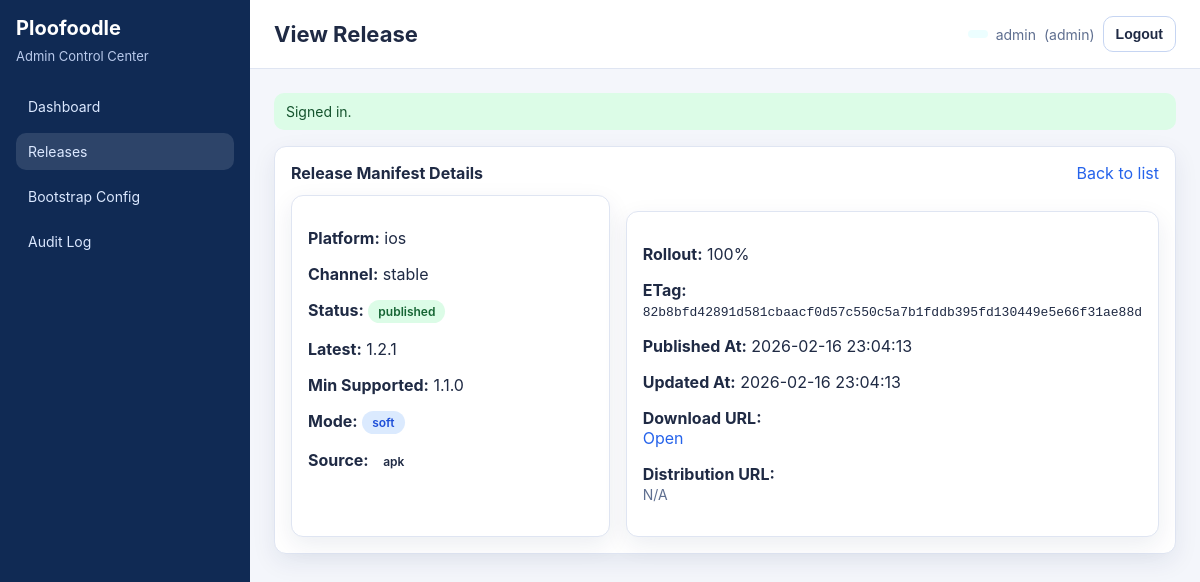
Before: /index.php?_route=/admin/releases/view&id=3 (signed in) with the older database file.
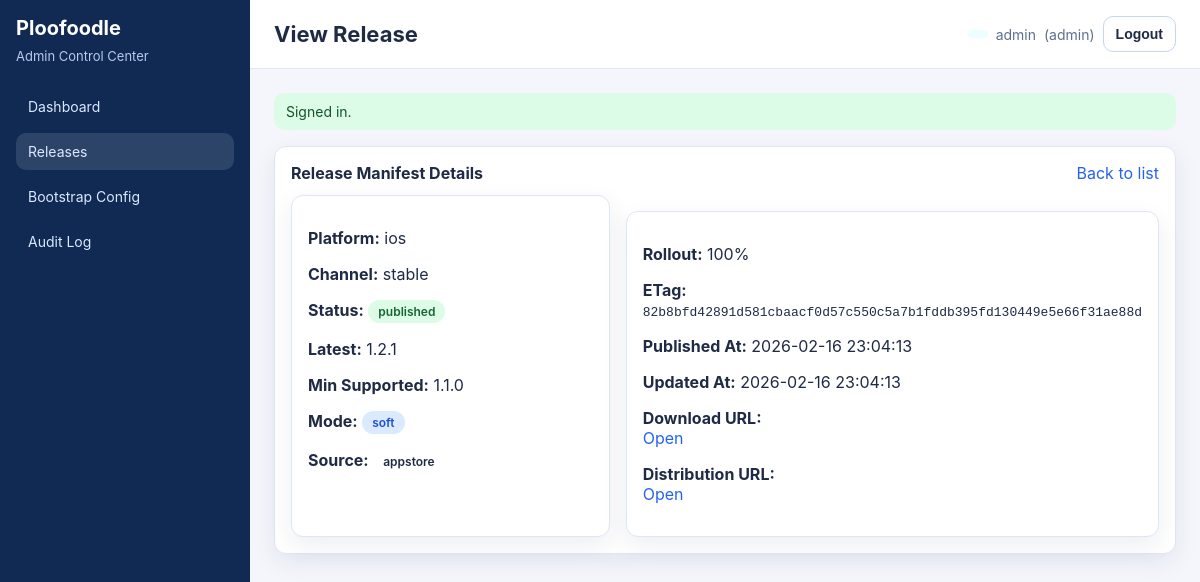
After: the same page with the newer database file.
### tables this page shows
CREATE TABLE IF NOT EXISTS admin_update_manifest (
  id BIGINT UNSIGNED AUTO_INCREMENT PRIMARY KEY,
  platform VARCHAR(20) NOT NULL DEFAULT 'android',
  channel VARCHAR(30) NOT NULL DEFAULT 'stable',
  status ENUM('draft','published') NOT NULL DEFAULT 'draft',
  schema_version INT UNSIGNED NOT NULL DEFAULT 1,
  latest_version VARCHAR(32) NOT NULL,
  min_supported_version VARCHAR(32) NOT NULL,
  update_mode ENUM('soft','hard') NOT NULL DEFAULT 'soft',
  update_source ENUM('apk','play','appstore','web') NOT NULL DEFAULT 'apk',
  download_url VARCHAR(500) NOT NULL,
  distribution_url VARCHAR(500) NULL,
  release_notes_url VARCHAR(500) NULL,
  sha256 VARCHAR(128) NULL,
  rollout_percent TINYINT UNSIGNED NOT NULL DEFAULT 100,
  cache_ttl_seconds INT UNSIGNED NOT NULL DEFAULT 3600,
  etag VARCHAR(64) NOT NULL,
  updated_by BIGINT UNSIGNED NULL,
  published_at TIMESTAMP NULL DEFAULT NULL,
  created_at TIMESTAMP NOT NULL DEFAULT CURRENT_TIMESTAMP,
  updated_at TIMESTAMP NOT NULL DEFAULT CURRENT_TIMESTAMP ON UPDATE CURRENT_TIMESTAMP,
  KEY idx_aum_platform_channel_status (platform, channel, status),
  KEY idx_aum_updated_at (updated_at),
  UNIQUE KEY uq_aum_draft (platform, channel, status),
  CONSTRAINT fk_aum_updated_by FOREIGN KEY (updated_by) REFERENCES admin_users(id)
    ON DELETE SET NULL
);

### src/Controllers/BaseController.php (called while the page is built, shortened)
<?php
abstract class BaseController
{
    protected function render(string $viewFile, array $vars = []): void
    {
        $viewPath = PLOO_BASE_PATH . '/src/Views/' . $viewFile;
        extract($vars, EXTR_SKIP);
        require $viewPath;
    }
}

### src/Controllers/AdminReleaseController.php (called while the page is built, shortened)
<?php
final class AdminReleaseController extends BaseController
{
    public function view(): void
    {
        $user = (new RequireAdminAuth())->handle();
        $id = (int)($this->request->query('id', '0') ?? '0');
        $row = $id > 0 ? (new UpdateManifestRepository(Db::pdo()))->findById($id) : null;
        $this->render('admin/releases/view.php', [
            'user' => $user,
            'flash' => \ploo_take_flash(),
            'csrfToken' => \ploo_csrf_token(),
            'row' => $row,
        ]);
    }
}

### src/Core/Router.php (called while the page is built, shortened)
<?php
final class Router
{
    private array $routes = [];
    public function get(string $path, array $handler): void
    {
        $this->routes['GET'][$path] = $handler;
    }
    public function post(string $path, array $handler): void
    {
        $this->routes['POST'][$path] = $handler;
    }
    public function dispatch(): void
    {
        $request = new Request();
        $response = new Response();
        $method = $request->method();
        $path = rtrim($request->path(), '/') ?: '/';
        $handler = $this->routes[$method][$path] ?? null;
        try {
            [$class, $action] = $handler;
            $controller = new $class($request, $response);
            $controller->{$action}();
        } catch (\Throwable $e) {
            $response->json(['success' => false, 'error' => 'Internal server error'], 500);
        }
    }
}

### public/index.php (called while the page is built, shortened)
<?php
require_once __DIR__ . '/../src/bootstrap.php';
$router = new Router();
$router->get('/', [AdminDashboardController::class, 'index']);
$router->get('/admin', [AdminDashboardController::class, 'index']);
$router->get('/auth/login', [AuthController::class, 'showLogin']);
$router->post('/auth/login', [AuthController::class, 'login']);
$router->post('/auth/logout', [AuthController::class, 'logout']);
$router->get('/admin/config', [AdminConfigController::class, 'index']);
$router->post('/admin/config', [AdminConfigController::class, 'saveOrPublish']);
$router->post('/admin/config/save-draft', [AdminConfigController::class, 'saveDraft']);
$router->post('/admin/config/publish', [AdminConfigController::class, 'publish']);
$router->post('/admin/config/reset-draft', [AdminConfigController::class, 'resetDraft']);
$router->post('/admin/config/delete-draft', [AdminConfigController::class, 'deleteDraft']);
$router->get('/admin/releases', [AdminReleaseController::class, 'index']);
$router->post('/admin/releases', [AdminReleaseController::class, 'saveOrPublish']);
$router->get('/admin/releases/create', [AdminReleaseController::class, 'create']);
$router->get('/admin/releases/view', [AdminReleaseController::class, 'view']);
$router->get('/admin/releases/edit', [AdminReleaseController::class, 'edit']);
$router->post('/admin/releases/publish', [AdminReleaseController::class, 'publish']);
$router->post('/admin/releases/unpublish', [AdminReleaseController::class, 'unpublish']);
$router->post('/admin/releases/delete', [AdminReleaseController::class, 'delete']);
$router->get('/admin/audit', [AdminAuditController::class, 'index']);
$router->get('/admin/audit/view', [AdminAuditController::class, 'view']);
$router->get('/mobile/bootstrap', [MobileBootstrapController::class, 'show']);
$router->get('/mobile/update', [MobileUpdateController::class, 'show']);
$router->get('/health', [HealthController::class, 'show']);
$router->dispatch();

### src/Core/Request.php (called while the page is built, shortened)
<?php
final class Request
{
    public function query(string $key, ?string $default = null): ?string
    {
        $value = $_GET[$key] ?? null;
        return trim((string)$value);
    }
}

### src/bootstrap.php (called while the page is built, shortened)
<?php
spl_autoload_register(static function (string $class): void {
    $prefix = 'Ploofoodle\\';
    $relative = substr($class, strlen($prefix));
    $path = PLOO_BASE_PATH . '/src/' . str_replace('\\', '/', $relative) . '.php';
});
$GLOBALS['ploo_config'] = [
    'app' => require PLOO_BASE_PATH . '/config/app.php',
    'db' => require PLOO_BASE_PATH . '/config/db.php',
    'auth' => require PLOO_BASE_PATH . '/config/auth.php',
];

### src/Core/Db.php (called while the page is built, shortened)
<?php
final class Db
{
    private static array $config = [];
    private static ?PDO $pdo = null;
    public static function configure(array $config): void
    {
        self::$config = $config;
    }
    public static function pdo(): PDO
    {
        $host = self::$config['host'] ?? '127.0.0.1';
        $port = (int)(self::$config['port'] ?? 3306);
        $name = self::$config['name'] ?? 'up-skill';
        $user = self::$config['user'] ?? 'root';
        $pass = self::$config['pass'] ?? '';
        $charset = self::$config['charset'] ?? 'utf8mb4';
        $dsn = sprintf('mysql:host=%s;port=%d;dbname=%s;charset=%s', $host, $port, $name, $charset);
        self::$pdo = new PDO($dsn, $user, $pass, [
            PDO::ATTR_ERRMODE => PDO::ERRMODE_EXCEPTION,
            PDO::ATTR_DEFAULT_FETCH_MODE => PDO::FETCH_ASSOC,
            PDO::ATTR_EMULATE_PREPARES => false,
        ]);
        return self::$pdo;
    }
}

### src/Repositories/UpdateManifestRepository.php (called while the page is built, shortened)
<?php
final class UpdateManifestRepository
{
    public function findById(int $id): ?array
    {
        $stmt = $this->pdo->prepare('SELECT * FROM admin_update_manifest WHERE id = ? LIMIT 1');
        $stmt->execute([$id]);
        $row = $stmt->fetch();
        return is_array($row) ? $row : null;
    }
}

### src/Views/admin/releases/view.php (the view, shortened to what the changed rows need)
<?php
$row = $row ?? [];
?>
<section class="card">
  <?php if (empty($row)): ?>
    <p class="muted">Manifest not found.</p>
  <?php else: ?>
    <div class="grid-2">
      <div class="card">
        <p><strong>Platform:</strong> <?= htmlspecialchars((string)$row['platform'], ENT_QUOTES, 'UTF-8') ?></p>
        <p><strong>Channel:</strong> <?= htmlspecialchars((string)$row['channel'], ENT_QUOTES, 'UTF-8') ?></p>
        <p><strong>Status:</strong> <span class="badge <?= htmlspecialchars((string)$row['status'], ENT_QUOTES, 'UTF-8') ?>"><?= htmlspecialchars((string)$row['status'], ENT_QUOTES, 'UTF-8') ?></span></p>
        <p><strong>Latest:</strong> <?= htmlspecialchars((string)$row['latest_version'], ENT_QUOTES, 'UTF-8') ?></p>
        <p><strong>Min Supported:</strong> <?= htmlspecialchars((string)$row['min_supported_version'], ENT_QUOTES, 'UTF-8') ?></p>
        <p><strong>Mode:</strong> <span class="badge <?= htmlspecialchars((string)$row['update_mode'], ENT_QUOTES, 'UTF-8') ?>"><?= htmlspecialchars((string)$row['update_mode'], ENT_QUOTES, 'UTF-8') ?></span></p>
        <p><strong>Source:</strong> <span class="badge info"><?= htmlspecialchars((string)($row['update_source'] ?? 'apk'), ENT_QUOTES, 'UTF-8') ?></span></p>
      </div>
      <div class="card">
        <p><strong>Rollout:</strong> <?= (int)($row['rollout_percent'] ?? 0) ?>%</p>
        <p><strong>ETag:</strong> <code><?= htmlspecialchars((string)($row['etag'] ?? ''), ENT_QUOTES, 'UTF-8') ?></code></p>
        <p><strong>Published At:</strong> <?= htmlspecialchars((string)($row['published_at'] ?? 'N/A'), ENT_QUOTES, 'UTF-8') ?></p>
        <p><strong>Updated At:</strong> <?= htmlspecialchars((string)($row['updated_at'] ?? 'N/A'), ENT_QUOTES, 'UTF-8') ?></p>
        <p><strong>Download URL:</strong><br><a href="<?= htmlspecialchars((string)($row['download_url'] ?? ''), ENT_QUOTES, 'UTF-8') ?>" target="_blank" rel="noreferrer">Open</a></p>
        <p><strong>Distribution URL:</strong><br>
          <?php if (!empty($row['distribution_url'])): ?>
            <a href="<?= htmlspecialchars((string)$row['distribution_url'], ENT_QUOTES, 'UTF-8') ?>" target="_blank" rel="noreferrer">Open</a>
          <?php else: ?>
            <span class="muted">N/A</span>
          <?php endif; ?>
        </p>
      </div>
    </div>
  <?php endif; ?>
</section>
<?php
require PLOO_BASE_PATH . '/src/Views/layout.php';

Changed rows visible on the page:
changed admin_update_manifest "ios": update_source "apk" → "appstore"
Other visible differences:
text no longer shown: "N/A"
text now shown: "Open"
